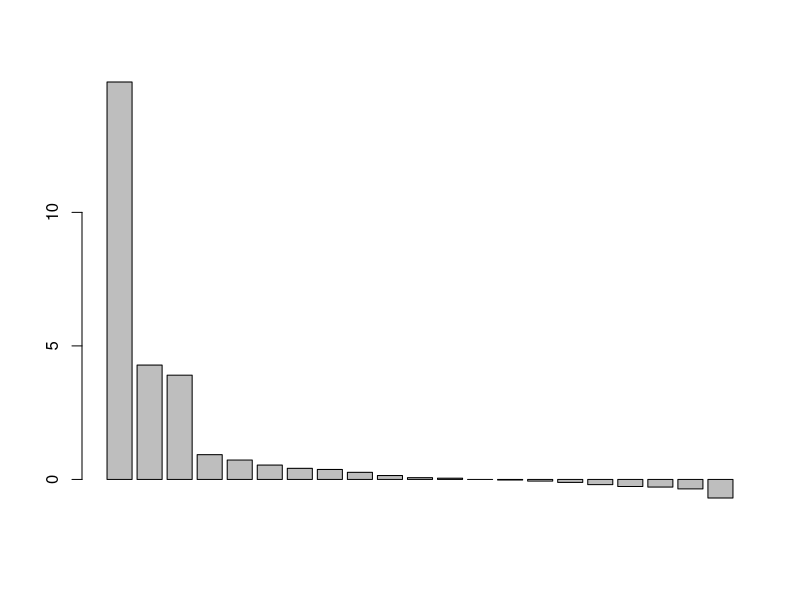
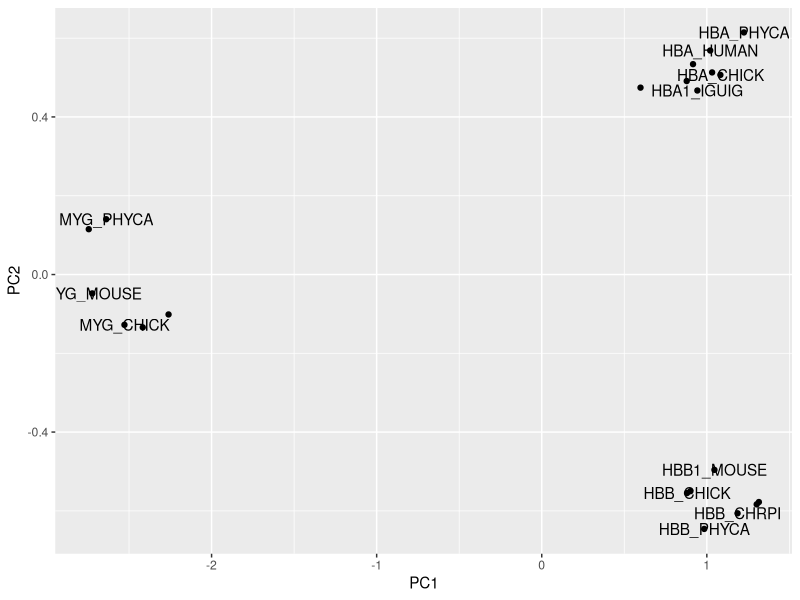
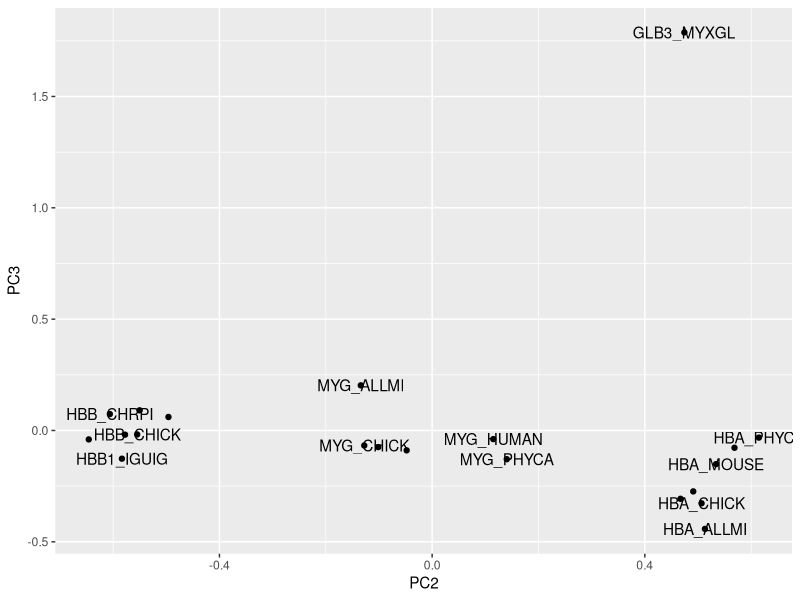
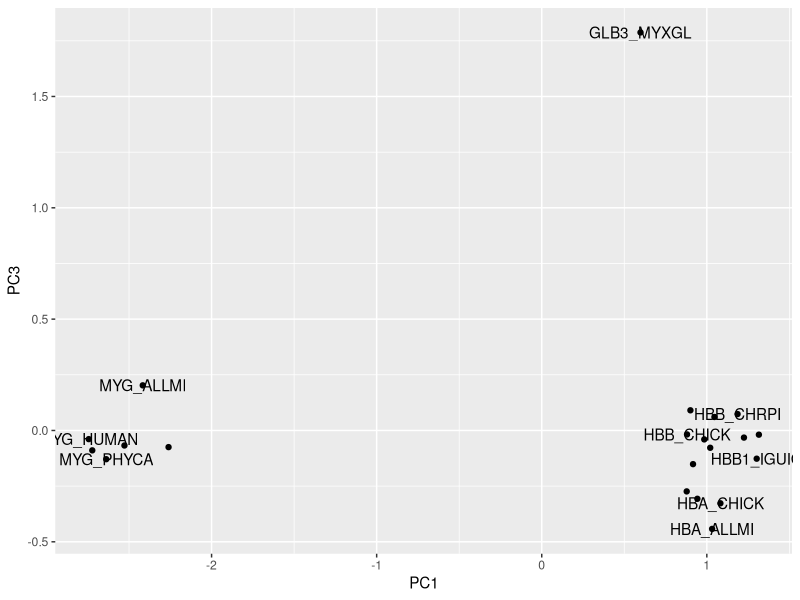
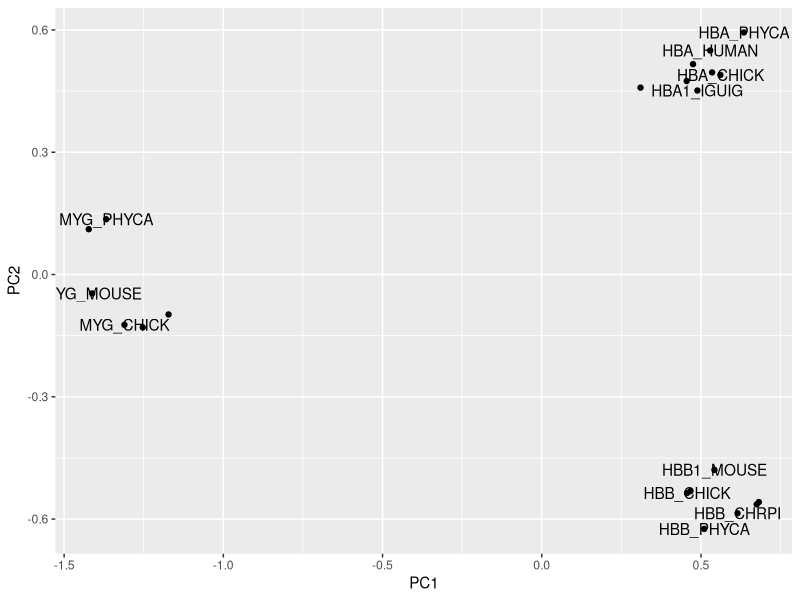

These figures' R source, in order:
## ---- chunk 1
setwd("/Users/elise/Desktop/fac/ENSIIE/Semestre3/MAD/TD4/")
neighbor <- read.table("neighbor_globin.txt",  header=F, row.names = 1)


## ---- chunk 2
diag(as.matrix(neighbor))
sum((as.matrix(neighbor)-t(as.matrix(neighbor)))^2)
## ---- chunk 3
D2 <- as.matrix(neighbor^2)
J <- diag(1, nrow = nrow(neighbor), ncol = ncol(neighbor))-(1/nrow(neighbor))*matrix(1,nrow = nrow(neighbor), ncol = ncol(neighbor))
B <- (-1/2)*J%*%D2%*%J
eigenB <- eigen(B)
U <- eigenB$vectors
lambda <- eigenB$values
UL <- U%*%diag(lambda)
Decom<-UL%*%t(U)
sum(B-Decom)
barplot(lambda)
#Il y a des valeurs propres n??gatives donc c'??tait pas une matrice de distance, c'est une matrice de dissimilarit?? 
#The three first eigen value represent the maximum of the information
## ---- chunk 4
U13 <- U[,1:3]
Lambda13 <- lambda[1:3]
X <- U13%*%diag(Lambda13)^1/2
## ---- chunk 5
library(tidyverse)
X <- as_tibble(X)
names(X) <- paste("PC",1:3, sep="")
ggplot(data=X, aes(x=PC1,y=PC2, label=rownames(neighbor)))+geom_point()+geom_text(check_overlap = T)

## ---- chunk 6
ggplot(data=X, aes(x=PC2,y=PC3, label=rownames(neighbor)))+geom_point()+geom_text(check_overlap = T)
## ---- chunk 7
ggplot(data=X, aes(x=PC1,y=PC3, label=rownames(neighbor)))+geom_point()+geom_text(check_overlap = T)
## ---- chunk 8
res.cmdscale <- cmdscale(neighbor,k=3,x.ret=T)
X <- as.tibble(res.cmdscale$points)
names(X) <- paste("PC",1:3, sep="")
ggplot(data=X, aes(x=PC1,y=PC2, label=rownames(neighbor)))+geom_point()+geom_text(check_overlap = T)
